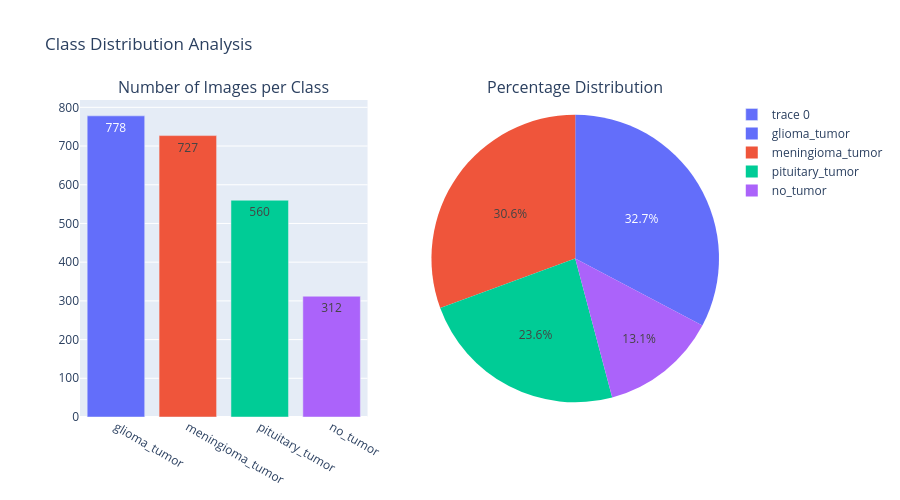

Notebook source saved alongside this figure:
### Code cell
# Analyze class distribution
def analyze_class_distribution(classes, dataset_path):
    """
    Analyze and visualize the distribution of images across classes
    """
    class_counts = {}
    total_images = 0
    
    for class_name in classes:
        class_path = os.path.join(dataset_path, class_name)
        if os.path.exists(class_path):
            num_images = len([f for f in os.listdir(class_path) 
                            if f.endswith(('.jpg', '.jpeg', '.png', '.tif'))])
            class_counts[class_name] = num_images
            total_images += num_images
    
    # Create a DataFrame for visualization
    df_distribution = pd.DataFrame({
        'Class': list(class_counts.keys()),
        'Count': list(class_counts.values()),
        'Percentage': [count/total_images*100 for count in class_counts.values()]
    })
    
    # Visualization
    fig = make_subplots(
        rows=1, cols=2,
        subplot_titles=('Number of Images per Class', 'Percentage Distribution'),
        specs=[[{'type': 'bar'}, {'type': 'pie'}]]
    )
    
    # Bar chart
    fig.add_trace(
        go.Bar(x=df_distribution['Class'], y=df_distribution['Count'],
               marker_color=['#636EFA', '#EF553B', '#00CC96', '#AB63FA'],
               text=df_distribution['Count'], textposition='auto'),
        row=1, col=1
    )
    
    # Pie chart
    fig.add_trace(
        go.Pie(labels=df_distribution['Class'], values=df_distribution['Count'],
               marker_colors=['#636EFA', '#EF553B', '#00CC96', '#AB63FA']),
        row=1, col=2
    )
    
    fig.update_layout(height=500, showlegend=True, 
                     title_text="Class Distribution Analysis")
    fig.show()
    
    print("Class Distribution Summary:")
    print(df_distribution)
    print(f"\nTotal Images: {total_images}")
    
    # Check for imbalance
    max_count = df_distribution['Count'].max()
    min_count = df_distribution['Count'].min()
    imbalance_ratio = max_count / min_count if min_count > 0 else float('inf')
    
    print(f"\nImbalance Analysis:")
    print(f"Maximum class count: {max_count}")
    print(f"Minimum class count: {min_count}")
    print(f"Imbalance ratio: {imbalance_ratio:.2f}")
    
    if imbalance_ratio > 2:
        print("Warning: Significant class imbalance detected!")
        print("Recommendation: Use class weighting or data augmentation")
    else:
        print("Classes are relatively balanced")
    
    return df_distribution

# Analyze distribution
df_dist = analyze_class_distribution(CLASSES, DATASET_PATH)

### Figure 1 — Plotly figure (JSON) as saved in the notebook; plotly's stock layout.template omitted (floating-point values rounded to 4 significant figures)
{"data": [{"marker": {"color": ["#636EFA", "#EF553B", "#00CC96", "#AB63FA"]}, "text": [778.0, 727.0, 560.0, 312.0], "textposition": "auto", "type": "bar", "x": ["glioma_tumor", "meningioma_tumor", "pituitary_tumor", "no_tumor"], "xaxis": "x", "y": [778, 727, 560, 312], "yaxis": "y"}, {"domain": {"x": [0.55, 1], "y": [0, 1]}, "labels": ["glioma_tumor", "meningioma_tumor", "pituitary_tumor", "no_tumor"], "marker": {"colors": ["#636EFA", "#EF553B", "#00CC96", "#AB63FA"]}, "type": "pie", "values": [778, 727, 560, 312]}], "layout": {"annotations": [{"font": {"size": 16}, "showarrow": false, "text": "Number of Images per Class", "x": 0.225, "xanchor": "center", "xref": "paper", "y": 1, "yanchor": "bottom", "yref": "paper"}, {"font": {"size": 16}, "showarrow": false, "text": "Percentage Distribution", "x": 0.775, "xanchor": "center", "xref": "paper", "y": 1, "yanchor": "bottom", "yref": "paper"}], "height": 500, "showlegend": true, "title": {"text": "Class Distribution Analysis"}, "xaxis": {"anchor": "y", "domain": [0, 0.45]}, "yaxis": {"anchor": "x", "domain": [0, 1]}}}
